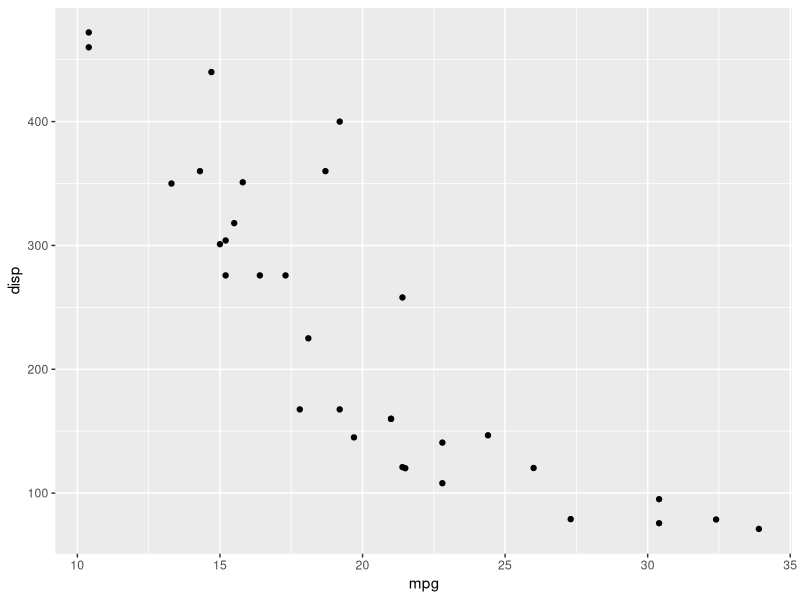
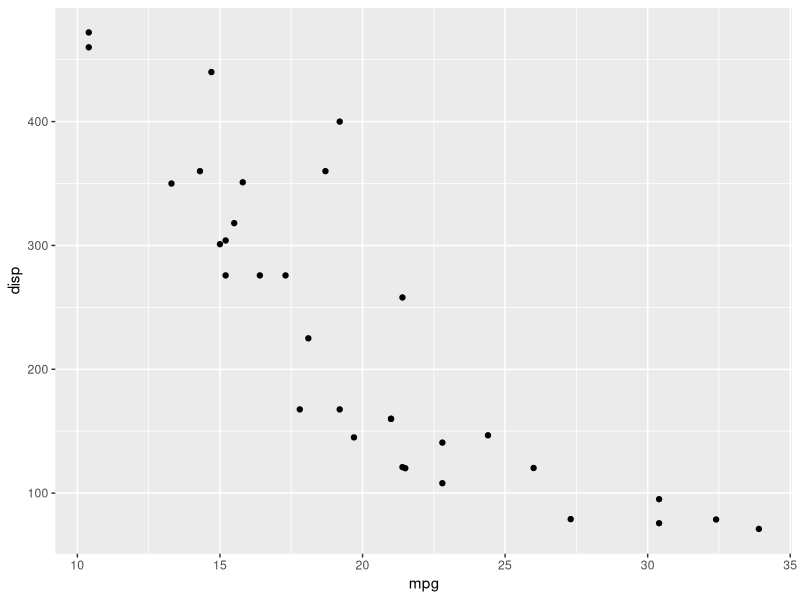

R code for these plots, in order:
## ---- chunk 1
library(ggplot2)

ggplot(mtcars, aes(mpg, disp)) +
  geom_point()
## ---- chunk 2
ggplot(mtcars, aes(mpg, disp)) +
  geom_point()
